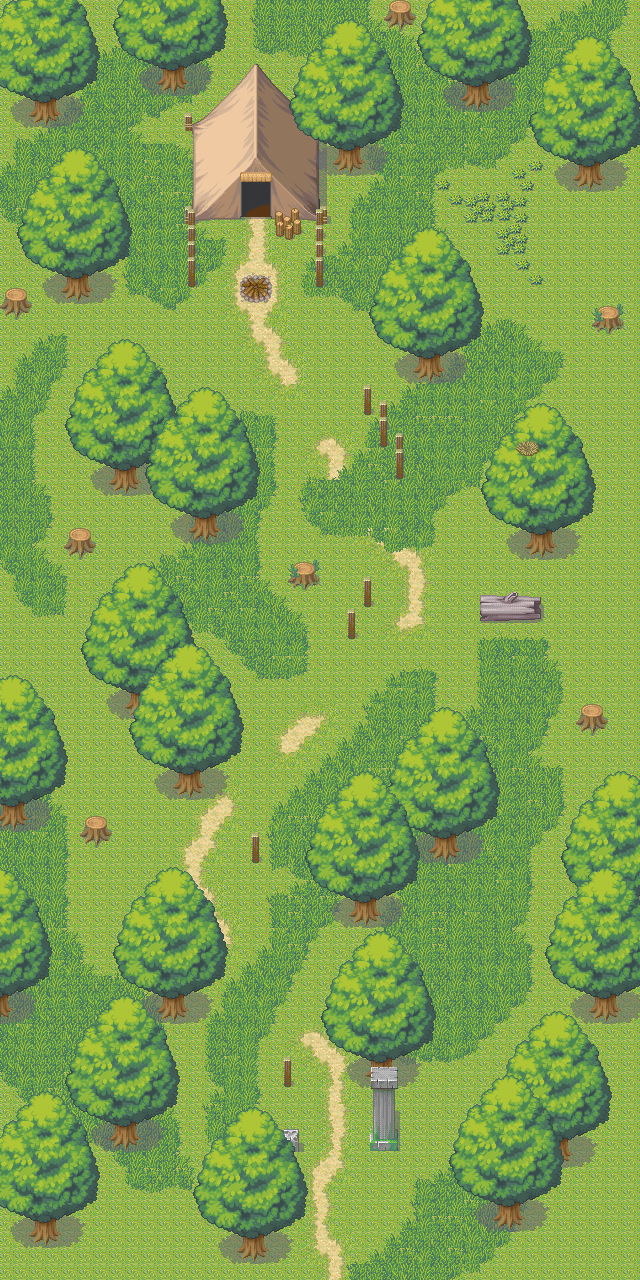

Below is a game level as drawn by its tile map, then a one-line description and the .tmx that defines it (tile-layer data replaced by summaries):
An orthogonal 40x80 tile map with 16x16 px tiles, 8 tile layers (Bodem, Hoog-gras, Tilelaag 2, Boom#1, ...), 6 tilesets.

<map version="1.0" orientation="orthogonal" renderorder="right-down" width="40" height="80" tilewidth="16" tileheight="16" nextobjectid="1">
 <tileset firstgid="1" name="001-Grassland01" tilewidth="16" tileheight="16" tilecount="576" columns="16">
  <image source="../sprites/Graphics/Autotiles/001-Grassland01.png" width="256" height="576" />
  <terraintypes>
   <terrain name="Hoog-Gras" tile="98" />
  </terraintypes>
  <tile id="64" terrain=",,,0" />
  <tile id="65" terrain=",,0,0" />
  <tile id="66" terrain=",,0,0" />
  <tile id="67" terrain=",,0,0" />
  <tile id="68" terrain=",,0,0" />
  <tile id="69" terrain=",,0," />
  <tile id="72" terrain=",0,0,0" />
  <tile id="73" terrain="0,,0,0" />
  <tile id="80" terrain=",0,,0" />
  <tile id="81" terrain="0,0,0,0" />
  <tile id="82" terrain="0,0,0,0" />
  <tile id="83" terrain="0,0,0,0" />
  <tile id="84" terrain="0,0,0,0" />
  <tile id="85" terrain="0,,0," />
  <tile id="88" terrain="0,0,,0" />
  <tile id="89" terrain="0,0,0," />
  <tile id="96" terrain=",0,,0" />
  <tile id="97" terrain="0,0,0,0" />
  <tile id="98" terrain="0,0,0,0" />
  <tile id="99" terrain="0,0,0,0" />
  <tile id="100" terrain="0,0,0,0" />
  <tile id="101" terrain="0,,0," />
  <tile id="112" terrain=",0,,0" />
  <tile id="113" terrain="0,0,0,0" />
  <tile id="114" terrain="0,0,0,0" />
  <tile id="115" terrain="0,0,0,0" />
  <tile id="116" terrain="0,0,0,0" />
  <tile id="117" terrain="0,,0," />
  <tile id="128" terrain=",0,,0" />
  <tile id="129" terrain="0,0,0,0" />
  <tile id="130" terrain="0,0,0,0" />
  <tile id="131" terrain="0,0,0,0" />
  <tile id="132" terrain="0,0,0,0" />
  <tile id="133" terrain="0,,0," />
  <tile id="144" terrain=",0,," />
  <tile id="145" terrain="0,0,," />
  <tile id="146" terrain="0,0,," />
  <tile id="147" terrain="0,0,," />
  <tile id="148" terrain="0,0,," />
  <tile id="149" terrain="0,,," />
 </tileset>
 <tileset firstgid="577" name="002-Woods01" tilewidth="16" tileheight="16" tilecount="800" columns="16">
  <image source="../sprites/Graphics/Autotiles/002-Woods01.png" width="256" height="800" />
 </tileset>
 <tileset firstgid="1377" name="003-Forest01" tilewidth="16" tileheight="16" tilecount="608" columns="16">
  <image source="../sprites/Graphics/Autotiles/003-Forest01.png" width="256" height="608" />
 </tileset>
 <tileset firstgid="1985" name="004-G_Ground02" tilewidth="16" tileheight="16" tilecount="48" columns="6">
  <image source="../sprites/Graphics/Autotiles/004-G_Ground02.png" width="96" height="128" />
  <terraintypes>
   <terrain name="Grond" tile="27" />
  </terraintypes>
  <tile id="0" terrain=",,,0" />
  <tile id="1" terrain=",,0," />
  <tile id="4" terrain=",0,0,0" />
  <tile id="5" terrain="0,,0,0" />
  <tile id="6" terrain=",0,," />
  <tile id="7" terrain="0,,," />
  <tile id="10" terrain="0,0,,0" />
  <tile id="11" terrain="0,0,0," />
  <tile id="12" terrain=",,,0" />
  <tile id="13" terrain=",,0,0" />
  <tile id="14" terrain=",,0,0" />
  <tile id="15" terrain=",,0,0" />
  <tile id="16" terrain=",,0,0" />
  <tile id="17" terrain=",,0," />
  <tile id="18" terrain=",0,,0" />
  <tile id="19" terrain="0,0,0,0" />
  <tile id="20" terrain="0,0,0,0" />
  <tile id="21" terrain="0,0,0,0" />
  <tile id="22" terrain="0,0,0,0" />
  <tile id="23" terrain="0,,0," />
  <tile id="24" terrain=",0,,0" />
  <tile id="25" terrain="0,0,0,0" />
  <tile id="26" terrain="0,0,0,0" />
  <tile id="27" terrain="0,0,0,0" />
  <tile id="28" terrain="0,0,0,0" />
  <tile id="29" terrain="0,,0," />
  <tile id="30" terrain=",0,,0" />
  <tile id="31" terrain="0,0,0,0" />
  <tile id="32" terrain="0,0,0,0" />
  <tile id="33" terrain="0,0,0,0" />
  <tile id="34" terrain="0,0,0,0" />
  <tile id="35" terrain="0,,0," />
  <tile id="36" terrain=",0,,0" />
  <tile id="37" terrain="0,0,0,0" />
  <tile id="38" terrain="0,0,0,0" />
  <tile id="39" terrain="0,0,0,0" />
  <tile id="40" terrain="0,0,0,0" />
  <tile id="41" terrain="0,,0," />
  <tile id="42" terrain=",0,," />
  <tile id="43" terrain="0,0,," />
  <tile id="44" terrain="0,0,," />
  <tile id="45" terrain="0,0,," />
  <tile id="46" terrain="0,0,," />
  <tile id="47" terrain="0,,," />
 </tileset>
 <tileset firstgid="2033" name="004-Mountain01" tilewidth="16" tileheight="16" tilecount="896" columns="16">
  <image source="../sprites/Graphics/Autotiles/004-Mountain01.png" width="256" height="896" />
 </tileset>
 <tileset firstgid="2929" name="009-G2_Water01" tilewidth="16" tileheight="16" tilecount="192" columns="24">
  <image source="../sprites/Graphics/Autotiles/009-G2_Water01.png" width="384" height="128" />
 </tileset>
 <layer name="Bodem" width="40" height="80">
  <data>[3200 cells, 3200 non-empty, 29 distinct tile ids]</data>
 </layer>
 <layer name="Hoog-gras" width="40" height="80">
  <data>[3200 cells, 1606 non-empty, 44 distinct tile ids]</data>
 </layer>
 <layer name="Tilelaag 2" width="40" height="80">
  <data>[3200 cells, 974 non-empty, 196 distinct tile ids]</data>
 </layer>
 <layer name="Boom#1" width="40" height="80">
  <data>[3200 cells, 945 non-empty, 84 distinct tile ids]</data>
 </layer>
 <layer name="Tilelaag 3" width="40" height="80">
  <data>[3200 cells, 20 non-empty, 12 distinct tile ids]</data>
 </layer>
 <layer name="Tilelaag 4" width="40" height="80">
  <data>[3200 cells, 12 non-empty, 4 distinct tile ids]</data>
 </layer>
 <layer name="Tilelaag 5" width="40" height="80">
  <data>[3200 cells, 56 non-empty, 28 distinct tile ids]</data>
 </layer>
 <layer name="Tilelaag 6" width="40" height="80">
  <data>[3200 cells, 20 non-empty, 12 distinct tile ids]</data>
 </layer>
</map>
